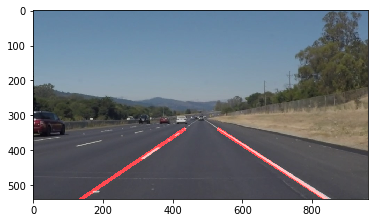
#> input picture test_image_outputs/solidWhiteRight.png, 378 x 223 px, given in place of solidWhiteRight.jpg, which was not available
$ jupyter execute --allow-errors P1.ipynb   (shell and % lines are left out)   (text cells are left out)
#> lines starting #> are read from the running program, lines starting #| are printed output that depends on the picture; pictures that were not available may be replaced by others from this repository, and a replacement may not be noted
[cell 1]
#importing some useful packages
import matplotlib.pyplot as plt
import matplotlib.image as mpimg
import numpy as np
import cv2

[cell 2]
#reading in an image
"""
['whiteCarLaneSwitch.jpg',
 'solidYellowLeft.jpg',
 'solidWhiteRight.jpg',
 'solidWhiteCurve.jpg',
 'solidYellowCurve2.jpg',
 'solidYellowCurve.jpg']
"""
image = mpimg.imread('test_images/solidWhiteRight.jpg')
#> image is the input picture: shape (223, 378, 4) float32; mean R, G, B, A 0.519, 0.541, 0.566, 0.762

#printing out some stats and plotting
print('This image is:', type(image), 'with dimensions:', image.shape)
#| This image is: <class 'numpy.ndarray'> with dimensions: (223, 378, 4)
plt.imshow(image)  # if you wanted to show a single color channel image called 'gray', for example, call as plt.imshow(gray, cmap='gray')

[cell 3]
import math

def grayscale(img):
    """Applies the Grayscale transform
    This will return an image with only one color channel
    but NOTE: to see the returned image as grayscale
    (assuming your grayscaled image is called 'gray')
    you should call plt.imshow(gray, cmap='gray')"""
    return cv2.cvtColor(img, cv2.COLOR_RGB2GRAY)
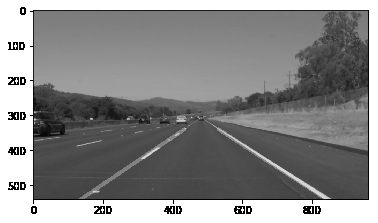
#> returned value: shape (223, 378) float32; min 0, max 1, mean 0.537
    # Or use BGR2GRAY if you read an image with cv2.imread()
    # return cv2.cvtColor(img, cv2.COLOR_BGR2GRAY)

def canny(img, low_threshold, high_threshold):
    """Applies the Canny transform"""
    return cv2.Canny(img, low_threshold, high_threshold)

def gaussian_blur(img, kernel_size):
    """Applies a Gaussian Noise kernel"""
#> called with kernel_size = 5
    return cv2.GaussianBlur(img, (kernel_size, kernel_size), 0)
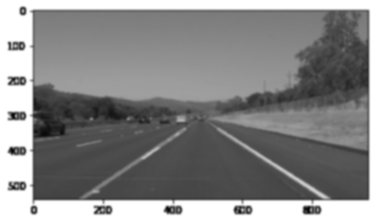
#> returned value: shape (223, 378) float32; min 0.0312, max 1, mean 0.537

# [128 lines left out: functions region_of_interest, draw_lines, hough_lines, weighted_img, not called in this run]

[cell 4]
import os
#> (the rest of this cell did not finish here and is left out)

[cell 5]
# TODO: Build your pipeline that will draw lane lines on the test_images
# then save them to the test_images_output directory.
#Calling grayscale method to convert image to grayscale Input :- image
gray_image = grayscale(image)

#Calling gaussian blur to making the image smooth
kernel = 5
gaussian_blur_image = gaussian_blur(gray_image,kernel)

#Setting Up param for Canny Edge Detection Algorithm which detect edges by observing the change in intensity of px
low_threshold = 60
high_threshold = 170

#Calling Canny Method
#> (the rest of this cell did not finish here and is left out)

$ run again, with test_image_outputs/solidWhiteCurve.png copied over test_image_outputs/solidWhiteRight.png
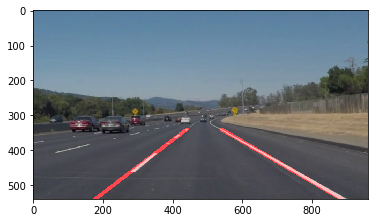
#> input picture test_image_outputs/solidWhiteCurve.png, 378 x 223 px, given in place of solidWhiteRight.jpg, which was not available
#> image is the input picture: shape (223, 378, 4) float32; mean R, G, B, A 0.515, 0.545, 0.577, 0.762
#| This image is: <class 'numpy.ndarray'> with dimensions: (223, 378, 4)
#> in grayscale, `return cv2.cvtColor(img, cv2.COLOR_RGB2GRAY)`:
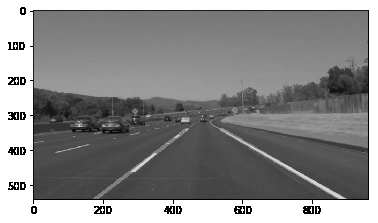
#> returned value: shape (223, 378) float32; min 0, max 1, mean 0.54
#> in gaussian_blur, `return cv2.GaussianBlur(img, (kernel_size, kernel_size), 0)`:
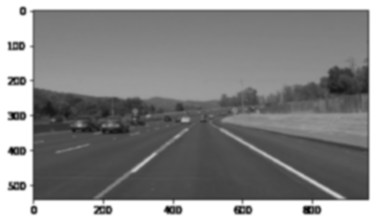
#> returned value: shape (223, 378) float32; min 0.0312, max 1, mean 0.54

$ run again, with test_image_outputs/solidYellowCurve2.png copied over test_image_outputs/solidWhiteRight.png
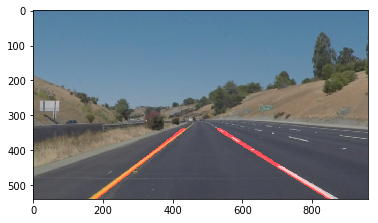
#> input picture test_image_outputs/solidYellowCurve2.png, 378 x 223 px, given in place of solidWhiteRight.jpg, which was not available
#> image is the input picture: shape (223, 378, 4) float32; mean R, G, B, A 0.519, 0.555, 0.585, 0.762
#| This image is: <class 'numpy.ndarray'> with dimensions: (223, 378, 4)
#> in grayscale, `return cv2.cvtColor(img, cv2.COLOR_RGB2GRAY)`:
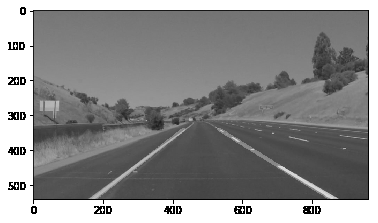
#> returned value: shape (223, 378) float32; min 0, max 1, mean 0.548
#> in gaussian_blur, `return cv2.GaussianBlur(img, (kernel_size, kernel_size), 0)`:
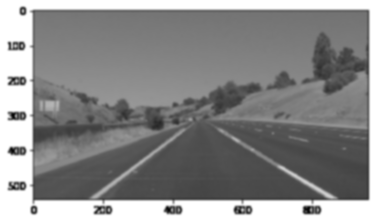
#> returned value: shape (223, 378) float32; min 0.0312, max 1, mean 0.548

$ run again, with test_image_outputs/solidYellowLeft.png copied over test_image_outputs/solidWhiteRight.png
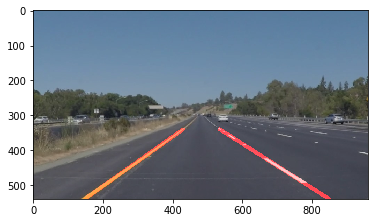
#> input picture test_image_outputs/solidYellowLeft.png, 378 x 223 px, given in place of solidWhiteRight.jpg, which was not available
#> image is the input picture: shape (223, 378, 4) float32; mean R, G, B, A 0.51, 0.543, 0.583, 0.762
#| This image is: <class 'numpy.ndarray'> with dimensions: (223, 378, 4)
#> in grayscale, `return cv2.cvtColor(img, cv2.COLOR_RGB2GRAY)`:
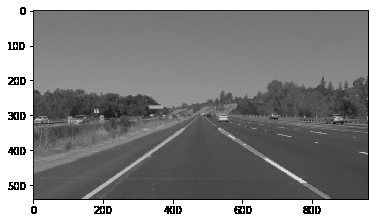
#> returned value: shape (223, 378) float32; min 0, max 1, mean 0.538
#> in gaussian_blur, `return cv2.GaussianBlur(img, (kernel_size, kernel_size), 0)`:
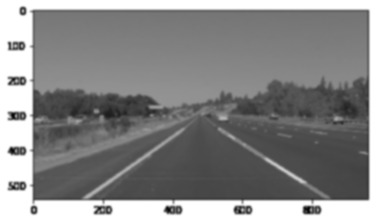
#> returned value: shape (223, 378) float32; min 0.0312, max 1, mean 0.538
